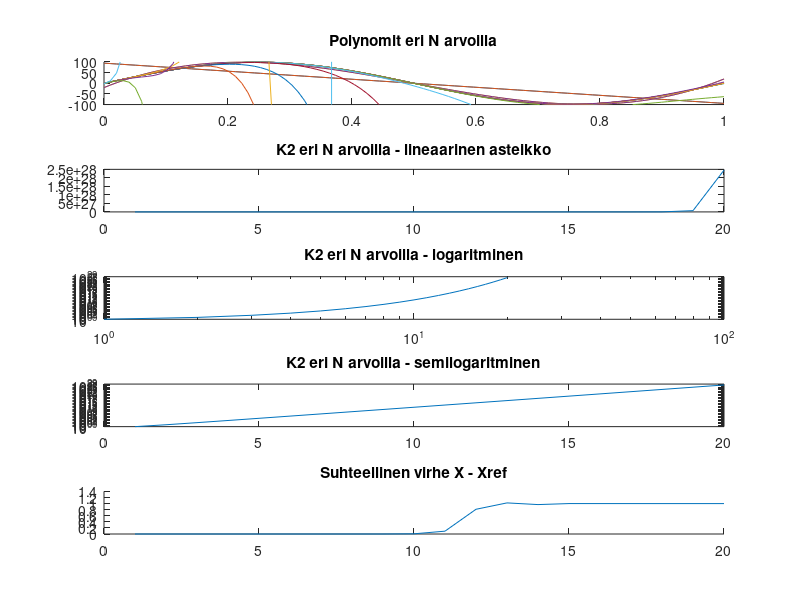

Source code (MATLAB):
% Tehtävä 3.
figure

% Kaytetaan N 1-20
M = 20;

x = linspace(0, 1, 100);


% Piirretaan polynomi eri arvoilla

virhe = [];

for N=1:M;
  n = 1:N;

  H = hilb(N + 1);
  H1 = invhilb(N + 1);

  f = sin(2*pi.*x);

  b = [sum(f)];
  for i = n
      b = [b sum(f.*x.^i)];
  end

  a = H1*b';
  p = a(1);
  for i = n;
    p = p + a(i+1)*x.^i;
  end

  subplot(5, 1, 1);
  hold on;
  plot(x, p);
  title('Polynomit eri N arvoilla');
  axis([0 1 -100 100]);


  % Lasketaan virhe
  X = inv(H)*b';
  Xref = H1*b';
  virhe = [virhe norm(X-Xref)/norm(Xref)];
end


% Piiretään virhe
subplot(5, 1, 5);
hold on;
plot(n, virhe)
title('Suhteellinen virhe X - Xref');

  

% Piirretaan K2

n = 1:M;
nor = @(m) norm(hilb(m))*norm(invhilb(m));

K2 = [];
for i=n;
  K2 = [K2 nor(i)];
end

subplot(5, 1, 2);
plot(n, K2);
title('K2 eri N arvoilla - lineaarinen asteikko');
subplot(5, 1, 3);
loglog(n, K2);
title('K2 eri N arvoilla - logaritminen');
subplot(5, 1, 4);
semilogy(n, K2);
title('K2 eri N arvoilla - semilogaritminen');




